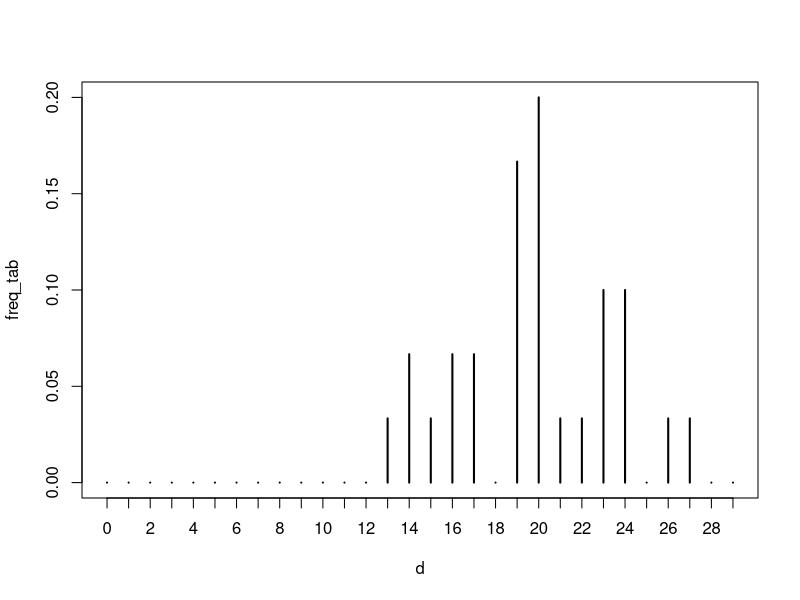
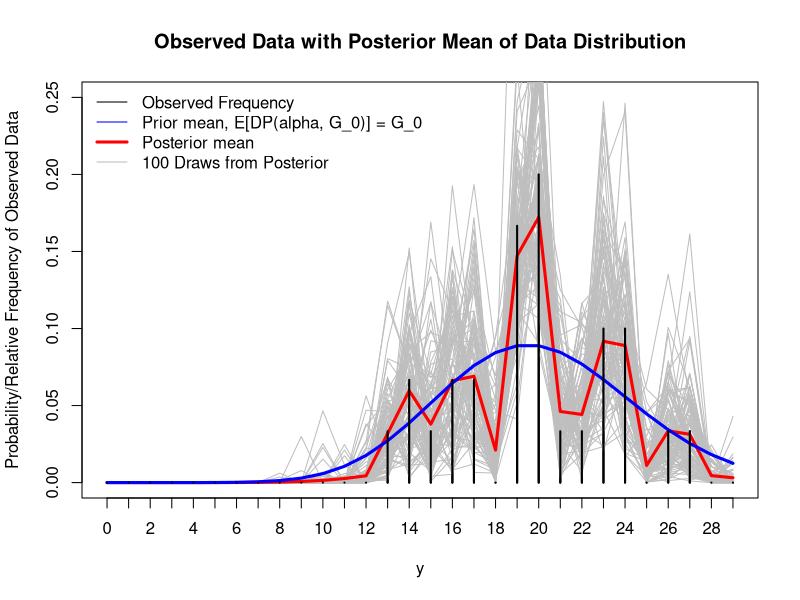

R code for these plots, in order:
# function for drawing from DP using stick breaking
rdp_stickbreak<-function(alpha, G_0){
  n <- 10000
  v <- rbeta(n = n, shape1 = 1, shape2 = alpha)
  
  w <- numeric(length = n)
  w[1] <- v[1]
  for(i in 2:n){
    w[i] <- v[i]*prod(1-v[1:(i-1)]) 
  }
  
  m <- G_0(n)
  draw_dp<-cbind(draw_val=m, draw_p=w)
  draw_dp<-draw_dp[order(draw_dp[,1]), ]
  
  return(draw_dp)
}


library(MCMCpack)
# draw from DP with standard normal base measure
set.seed(10)
n <- 30
true_lambda <- 20
n_post_draws <- 100

alpha <- 10
pr_lambda <- 20

d <- rpois(n, lambda = true_lambda)
d <- factor(d, levels=0:(max(d)+2))
d <- d[d!=18] ## remove 18 for illustration.

freq_tab <- table(d)/n
plot(freq_tab)

d <- as.numeric(as.character(d))

x_range <- 0:(max(d)+2)
pr_mean <- dpois(x = x_range, lambda = pr_lambda)
names(pr_mean) <- x_range

post_exp <- (alpha/(alpha+n))*pr_mean + (n/(alpha+n))*freq_tab

# take some illustrative draws from posterior, also a DP.
post_draws<-rdirichlet(n = n_post_draws, alpha = alpha*pr_mean + n*freq_tab )

plot(freq_tab, xlim=c(0, max(d)+2), ylim=c(0,.25),
     main = 'Observed Data with Posterior Mean of Data Distribution',
     xlab='y', ylab='Probability/Relative Frequency of Observed Data')

for(i in 2:n_post_draws){
  lines( x_range, post_draws[i,], type='l', col='gray')
}

lines(x_range, post_exp, type='l', col='red', lwd=3) 

lines(x_range, pr_mean, type='l', col='blue', lwd=3)

lines(freq_tab, type='h')

legend('topleft', 
       legend = c('Observed Frequency',
                  'Prior mean, E[DP(alpha, G_0)] = G_0',
                  'Posterior mean',
                  '100 Draws from Posterior'),
       col=c('black','blue','red','gray'),
       lty = c(1,1,1), lwd=c(1,1,3),
       bty='n')


alpha <- .0001
wghts_post_draws<-rdirichlet(n = n_post_draws, alpha = alpha*pr_mean + n*freq_tab )
